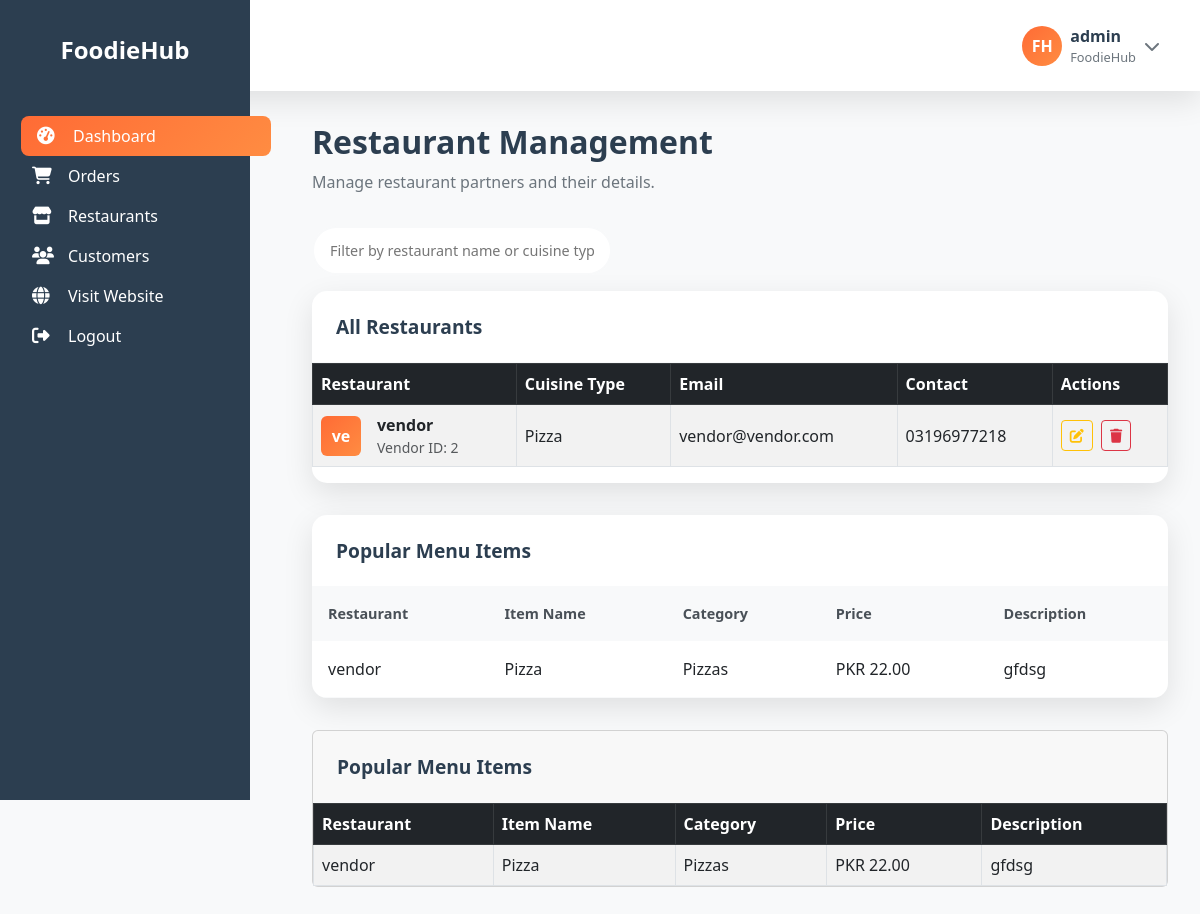
The page /admin/vendors.php (signed in) on the database its author committed.
### tables this page shows
CREATE TABLE IF NOT EXISTS `vendors` (
  `id` int NOT NULL AUTO_INCREMENT,
  `restaurant_name` varchar(255) NOT NULL,
  `email` varchar(191) NOT NULL,
  `password` varchar(255) NOT NULL,
  `category` varchar(100) NOT NULL,
  `contact_number` varchar(15) NOT NULL,
  `created_at` timestamp NULL DEFAULT CURRENT_TIMESTAMP,
  PRIMARY KEY (`id`),
  UNIQUE KEY `email` (`email`)
);

CREATE TABLE IF NOT EXISTS `menu_items` (
  `id` int NOT NULL AUTO_INCREMENT,
  `vendor_id` int NOT NULL,
  `name` varchar(255) NOT NULL,
  `category` enum('Pizzas','Sides','Drinks','Desserts') NOT NULL,
  `description` text,
  `price` decimal(10,2) NOT NULL,
  `image` varchar(255) DEFAULT NULL,
  `created_at` timestamp NULL DEFAULT CURRENT_TIMESTAMP,
  PRIMARY KEY (`id`),
  KEY `vendor_id` (`vendor_id`)
);

### admin/vendors.php (the view, shortened to what this page needs)
<?php
require_once '../config/db.php';
$vendors_query = "SELECT id, restaurant_name, email, category, contact_number FROM vendors";
$vendors_result = $conn->query($vendors_query);
$menu_items_query = "SELECT m.id, m.vendor_id, m.name, m.category, m.price, m.description
                    FROM menu_items m
                    ORDER BY m.vendor_id, m.id";
$menu_items_result = $conn->query($menu_items_query);
$menu_items = [];
while ($row = $menu_items_result->fetch_assoc()) {
  $menu_items[$row['vendor_id']][] = $row;
}
?>
<!DOCTYPE html>
<html lang="en">
<head>
  <link href="https://cdnjs.cloudflare.com/ajax/libs/bootstrap/5.3.0/css/bootstrap.min.css" rel="stylesheet">
  <link href="https://cdnjs.cloudflare.com/ajax/libs/font-awesome/6.4.0/css/all.min.css" rel="stylesheet">
  <link href="https://cdn.jsdelivr.net/npm/sweetalert2@11/dist/sweetalert2.min.css" rel="stylesheet">
</head>
<body>
  <?php include 'includes/sidebar.php'; ?>
  <div class="main-content" id="mainContent">
    <div class="dashboard-content">
      <h1 class="page-title">Restaurant Management</h1>
      <p class="page-subtitle">Manage restaurant partners and their details.</p>
      <div class="filter-bar">
        <input type="text" id="vendorFilter" placeholder="Filter by restaurant name or cuisine type...">
      </div>
      <div class="content-card">
        <div class="card-header">
          <h3 class="card-title">All Restaurants</h3>
        </div>
        <div class="card-body" style="padding: 0;">
          <div class="table-responsive">
            <table class="table align-middle table-bordered table-striped" id="vendorsTable">
              <thead class="table-dark">
                <tr>
                  <th>Restaurant</th>
                  <th>Cuisine Type</th>
                  <th>Email</th>
                  <th>Contact</th>
                  <th>Actions</th>
                </tr>
              </thead>
              <tbody>
                <?php while ($vendor = $vendors_result->fetch_assoc()): ?>
                  <tr>
                    <td>
                      <div class="d-flex align-items-center gap-3">
                        <div class="d-flex justify-content-center align-items-center rounded" style="width: 40px; height: 40px; background: linear-gradient(135deg, #ff6b35, #ff8c42); color: #fff; font-weight: bold;">
                          <?php echo htmlspecialchars(substr($vendor['restaurant_name'], 0, 2)); ?>
                        </div>
                        <div>
                          <div class="fw-semibold"><?php echo htmlspecialchars($vendor['restaurant_name']); ?></div>
                          <div class="text-muted small">Vendor ID: <?php echo htmlspecialchars($vendor['id']); ?></div>
                        </div>
                      </div>
                    </td>
                    <td><?php echo htmlspecialchars($vendor['category']); ?></td>
                    <td><?php echo htmlspecialchars($vendor['email']); ?></td>
                    <td><?php echo htmlspecialchars($vendor['contact_number']); ?></td>
                    <td>
                      <form method="get" action="" class="d-inline">
                        <button type="submit" class="btn btn-sm btn-outline-warning me-1">
                          <i class="fas fa-edit"></i>
                        </button>
                      </form>
                      <form method="post" action="" class="d-inline" onsubmit="return confirmDelete(event)">
                        <button type="submit" class="btn btn-sm btn-outline-danger">
                          <i class="fas fa-trash"></i>
                        </button>
                      </form>
                    </td>
                  </tr>
                <?php endwhile; ?>
              </tbody>
            </table>
          </div>
        </div>
      </div>
      <div class="content-card">
        <div class="card-header">
          <h3 class="card-title">Popular Menu Items</h3>
        </div>
        <div class="card-body" style="padding: 0;">
          <table class="custom-table">
            <thead>
              <tr>
                <th>Restaurant</th>
                <th>Item Name</th>
                <th>Category</th>
                <th>Price</th>
                <th>Description</th>
              </tr>
            </thead>
            <tbody>
              <?php foreach ($menu_items as $vendor_id => $items): ?>
                <?php
                $vendor_query = "SELECT restaurant_name FROM vendors WHERE id = ?";
                $stmt = $conn->prepare($vendor_query);
                $stmt->bind_param("i", $vendor_id);
                $stmt->execute();
                $vendor_name = $stmt->get_result()->fetch_assoc()['restaurant_name'] ?? 'Unknown';
                ?>
                <?php foreach ($items as $item): ?>
                  <tr>
                    <td><?php echo htmlspecialchars($vendor_name); ?></td>
                    <td><?php echo htmlspecialchars($item['name']); ?></td>
                    <td><?php echo htmlspecialchars($item['category']); ?></td>
                    <td>PKR <?php echo number_format($item['price'], 2); ?></td>
                    <td><?php echo htmlspecialchars($item['description']); ?></td>
                  </tr>
                <?php endforeach; ?>
              <?php endforeach; ?>
            </tbody>
          </table>
        </div>
      </div>
      <div class="card mb-4">
        <div class="card-header">
          <h3 class="card-title mb-0">Popular Menu Items</h3>
        </div>
        <div class="card-body p-0">
          <div class="table-responsive">
            <table class="table table-striped table-bordered align-middle mb-0">
              <thead class="table-dark">
                <tr>
                  <th>Restaurant</th>
                  <th>Item Name</th>
                  <th>Category</th>
                  <th>Price</th>
                  <th>Description</th>
                </tr>
              </thead>
              <tbody>
                <?php foreach ($menu_items as $vendor_id => $items): ?>
                  <?php
                  $vendor_query = "SELECT restaurant_name FROM vendors WHERE id = ?";
                  $stmt = $conn->prepare($vendor_query);
                  $stmt->bind_param("i", $vendor_id);
                  $stmt->execute();
                  $vendor_name = $stmt->get_result()->fetch_assoc()['restaurant_name'] ?? 'Unknown';
                  ?>
                  <?php foreach ($items as $item): ?>
                    <tr>
                      <td><?php echo htmlspecialchars($vendor_name); ?></td>
                      <td><?php echo htmlspecialchars($item['name']); ?></td>
                      <td><?php echo htmlspecialchars($item['category']); ?></td>
                      <td>PKR <?php echo number_format($item['price'], 2); ?></td>
                      <td><?php echo htmlspecialchars($item['description']); ?></td>
                    </tr>
                  <?php endforeach; ?>
                <?php endforeach; ?>
              </tbody>
            </table>
          </div>
        </div>
      </div>
    </div>
  </div>
</body>
</html>

### admin/includes/sidebar.php (shortened to what this page needs)
<div id="sidebar">
  <div class="logo">FoodieHub</div>
  <a href="index.php" class="menu-item active"><i class="fas fa-tachometer-alt"></i><span>Dashboard</span></a>
  <a href="orders.php" class="menu-item"><i class="fas fa-shopping-cart"></i><span>Orders</span></a>
  <a href="vendors.php" class="menu-item"><i class="fas fa-store"></i><span>Restaurants</span></a>
  <a href="customers.php" class="menu-item"><i class="fas fa-users"></i><span>Customers</span></a>
  <a href="../index.php" class="menu-item" target="_blank"><i class="fas fa-globe"></i><span>Visit Website</span></a>
  <a href="logout.php" class="menu-item"><i class="fas fa-sign-out-alt"></i><span>Logout</span></a>
</div>
<header class="header">
  <div class="header-left">
    <button class="sidebar-toggle" id="sidebarToggle"><i class="fas fa-bars"></i></button>
  </div>
  <div class="header-right">
    <div class="user-dropdown">
      <div class="user-avatar">FH</div>
      <div>
        <?php
        $username = "admin";
        $foodiehub = "FoodieHub";
        ?>
        <div style="font-weight: 600; color: #2c3e50;"><?php echo htmlspecialchars($username); ?></div>
        <div style="font-size: 0.8rem; color: #6c757d;"><?php echo htmlspecialchars($foodiehub); ?></div>
      </div>
      <i class="fas fa-chevron-down" style="color: #6c757d;"></i>
    </div>
  </div>
</header>

### admin/vendors.php (style rules this page uses)
:root { --primary-color: #ff6b35; --secondary-color: #f8f9fa; --dark-color: #2c3e50; --light-orange: #fff5f2; --success-color: #28a745; --danger-color: #dc3545; --warning-color: #ffc107; --info-color: #17a2b8; --light-gray: #f8f9fa; --medium-gray: #6c757d; --dark-gray: #495057; --white: #ffffff; --shadow: 0 10px 30px rgba(0, 0, 0, 0.1); --border-radius: 15px; --transition: all 0.3s ease; --sidebar-width: 280px; }
body { font-family: 'Segoe UI', Tahoma, Geneva, Verdana, sans-serif; background-color: var(--light-gray); overflow-x: hidden; }
.menu-item { display: block; padding: 1rem 1.5rem; color: var(--white); text-decoration: none; transition: var(--transition); border: none; background: none; width: 100%; text-align: left; cursor: pointer; }
.menu-item:hover, .menu-item.active { background: rgba(255, 255, 255, 0.15); color: var(--white); transform: translateX(5px); }
.menu-item i { width: 20px; margin-right: 1rem; font-size: 1.1rem; }
.main-content { margin-left: var(--sidebar-width); transition: var(--transition); min-height: 100vh; }
.header { background: var(--white); padding: 1rem 2rem; box-shadow: var(--shadow); display: flex; justify-content: space-between; align-items: center; position: sticky; top: 0; z-index: 100; }
.header-left { display: flex; align-items: center; gap: 1rem; }
.sidebar-toggle { background: none; border: none; font-size: 1.2rem; color: var(--dark-gray); cursor: pointer; padding: 0.5rem; border-radius: 8px; transition: var(--transition); }
.header-right { display: flex; align-items: center; gap: 1rem; }
.user-dropdown { display: flex; align-items: center; gap: 0.5rem; cursor: pointer; padding: 0.5rem; border-radius: 8px; transition: var(--transition); }
.user-avatar { width: 40px; height: 40px; border-radius: 50%; background: linear-gradient(135deg, var(--primary-color), #ff8c42); display: flex; align-items: center; justify-content: center; color: var(--white); font-weight: bold; }
.dashboard-content { padding: 2rem; }
.page-title { color: var(--dark-color); font-size: 2rem; font-weight: bold; margin-bottom: 0.5rem; }
.page-subtitle { color: var(--medium-gray); margin-bottom: 2rem; }
.content-card { background: var(--white); border-radius: var(--border-radius); box-shadow: var(--shadow); overflow: hidden; margin-bottom: 2rem; }
.card-header { padding: 1.5rem; border-bottom: 1px solid var(--light-gray); display: flex; justify-content: space-between; align-items: center; }
.card-title { color: var(--dark-color); font-weight: bold; font-size: 1.2rem; }
.card-body { padding: 1.5rem; }
.custom-table { width: 100%; margin-bottom: 0; }
.custom-table th { background: var(--light-gray); color: var(--dark-gray); font-weight: 600; font-size: 0.9rem; padding: 1rem; border: none; }
.custom-table td { padding: 1rem; border-bottom: 1px solid var(--light-gray); vertical-align: middle; }
.filter-bar { margin-bottom: 1rem; }
.filter-bar input { border: 2px solid var(--light-gray); border-radius: 25px; padding: 0.75rem 1rem; width: 100%; max-width: 300px; font-size: 0.9rem; transition: var(--transition); }

### rows shown on the page
vendors: restaurant_name "ve", restaurant_name "vendor", id "2", category "Pizza", email "vendor@vendor.com", contact_number "03196977218"
menu_items: vendor.restaurant_name "vendor", name "Pizza", category "Pizzas", price "22.00", description "gfdsg"

### other values the page prints
$username "admin"
$foodiehub "FoodieHub"
